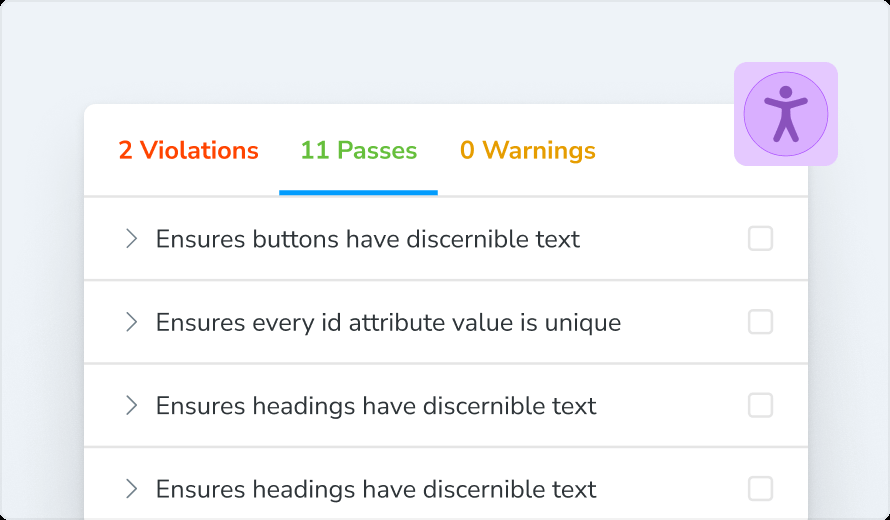
#> input picture frontend/src/stories/assets/accessibility.png, 890 x 520 px
$ python -i classic.py   (imports and definitions only)
#> lines starting #> are read from the running program, lines starting #| are printed output that depends on the picture
#> further down, picture is the input picture: shape (520, 890, 3); mean B, G, R 246.4, 243.5, 242.7
# src/gradient/ai/pbr/classic.py
"""Classical image -> slopes / height / AO / albedo / glow pieces, and the Hybrid method.

Ported from pbr_experiments/methods.py (same author). Slopes (p, q) are of a pseudo-height in
pixel units, p = dh/dcol, q = dh/drow; slopes_to_normal() builds an OpenGL tangent-space
normal (green up). Every function takes `wrap=(x, y)`: wrapped axes are treated as periodic, so
the maps of a seamless texture tile too.
"""

from __future__ import annotations

import numpy as np
from scipy import ndimage as ndi

LUMA = np.array([0.2126, 0.7152, 0.0722], np.float32)
Wrap = tuple[bool, bool]
OPEN: Wrap = (False, False)


def modes(wrap: Wrap, other: str = "reflect") -> tuple[str, str]:
    """scipy.ndimage modes per axis (rows, cols)."""
    return ("wrap" if wrap[1] else other, "wrap" if wrap[0] else other)


def srgb_to_lin(x: np.ndarray) -> np.ndarray:
    x = np.clip(x, 0, 1)
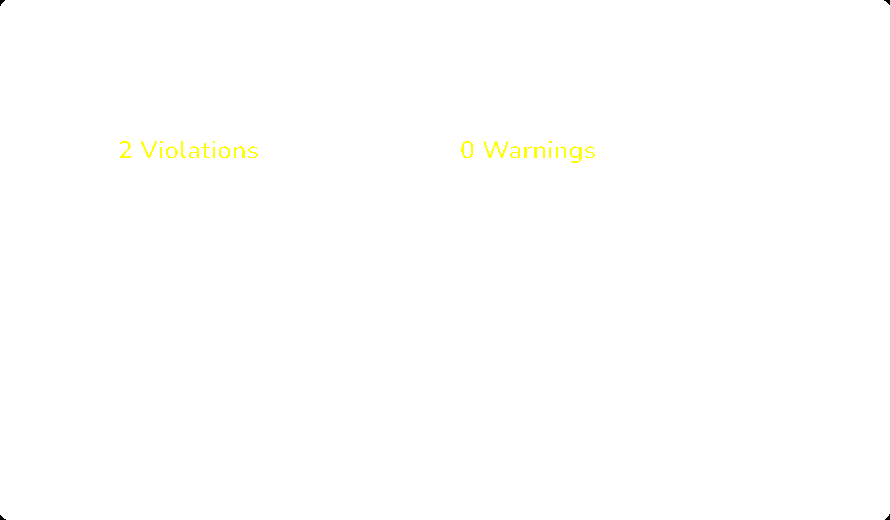
#> x: shape (520, 890, 3); mean of channels 0, 1, 2 0.997, 1, 1; drawn with 1 as white
    return np.where(x <= 0.04045, x / 12.92, ((x + 0.055) / 1.055) ** 2.4)


def lin_to_srgb(x: np.ndarray) -> np.ndarray:
    x = np.clip(x, 0, 1)
    return np.where(x <= 0.0031308, x * 12.92, 1.055 * x ** (1 / 2.4) - 0.055)


def slopes_to_normal(p: np.ndarray, q: np.ndarray, k: float = 1.0) -> np.ndarray:
    n = np.stack([-k * p, k * q, np.ones_like(p)], -1)
    return (n / np.linalg.norm(n, axis=-1, keepdims=True)).astype(np.float32)


def normal_to_slopes(n: np.ndarray) -> tuple[np.ndarray, np.ndarray]:
    nz = np.clip(n[..., 2], 1e-3, None)
    return -n[..., 0] / nz, n[..., 1] / nz


def grad(a: np.ndarray, wrap: Wrap = OPEN) -> tuple[np.ndarray, np.ndarray]:
    m = modes(wrap)
    return ndi.sobel(a, 1, mode=m) / 8.0, ndi.sobel(a, 0, mode=m) / 8.0


def gauss(a: np.ndarray, sigma: float, wrap: Wrap = OPEN) -> np.ndarray:
    return ndi.gaussian_filter(a, sigma, mode=modes(wrap))


# [6 lines left out: function delight_log, not called in this run]


def chroma_weight(img: np.ndarray, wrap: Wrap = OPEN, tau: float = 0.02, sigma: float = 1.0):
    """~0 where chromaticity changes sharply (paint edges), ~1 elsewhere."""
    lin = srgb_to_lin(img[..., :3]) + 1e-3
    c = lin / lin.sum(-1, keepdims=True)
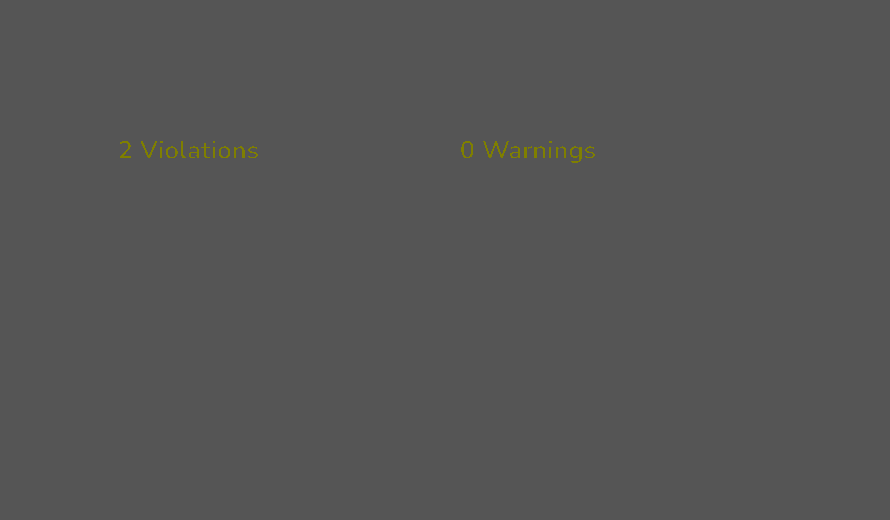
#> c: shape (520, 890, 3) float64; mean B, G, R 0.333, 0.334, 0.334
    g = 0
    for ch in range(2):
        a, b = grad(gauss(c[..., ch], sigma, wrap), wrap)
        g = g + a * a + b * b
#> this loop made 2 passes
#> m in grad on passes 1 to 2: ('reflect', 'reflect'), ('reflect', 'reflect')
#> pass 1, in chroma_weight, `a, b = grad(gauss(c[..., ch], sigma, wrap), wrap)`:
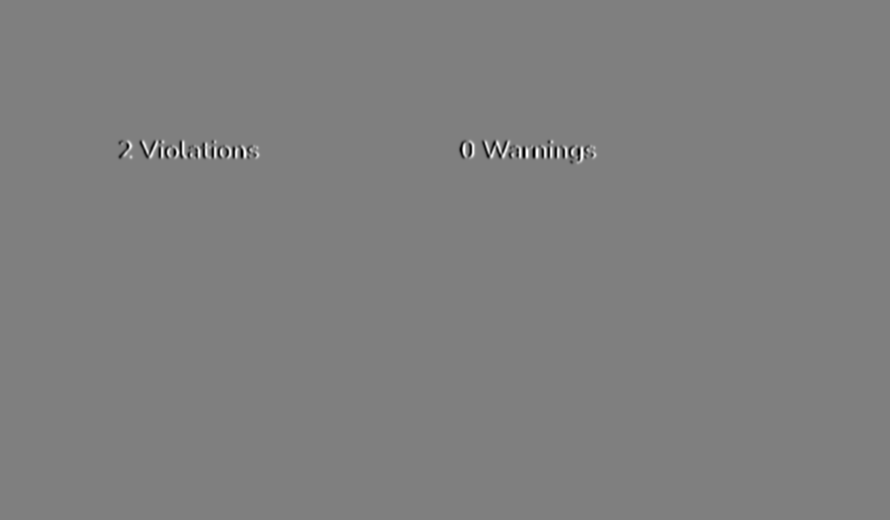
#> a: shape (520, 890) float64; min -0.106, max 0.106, mean -2.78e-21; drawn with min black and max white
#> pass 1, in chroma_weight, `g = g + a * a + b * b`:
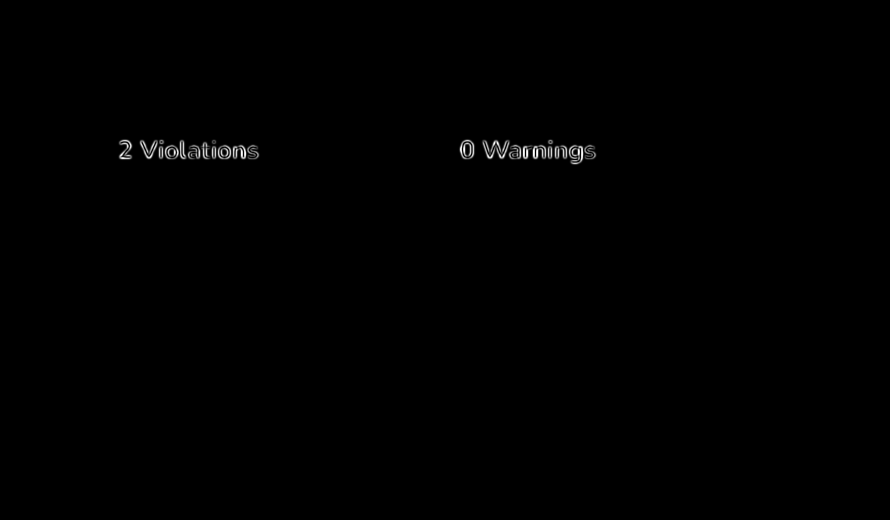
#> g: shape (520, 890) float64; min 0, max 0.0112, mean 3.2e-05; drawn with min black and max white
    return 1.0 / (1.0 + g / tau**2)
#> returned value: shape (520, 890) float64


# [149 lines left out: functions glow_mask, robust_clip, frankot_chellappa, height_slopes, remove_tilt, classic_slopes and 5 more, not called in this run]

>>> import cv2
>>> picture = cv2.imread('../../../../frontend/src/stories/assets/accessibility.png')
>>> result = chroma_weight(picture)
